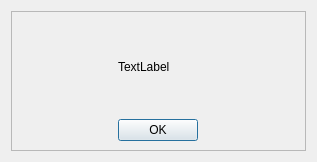
<?xml version="1.0" encoding="UTF-8"?>
<ui version="4.0">
 <class>StartDiag</class>
 <widget class="QDialog" name="StartDiag">
  <property name="geometry">
   <rect>
    <x>0</x>
    <y>0</y>
    <width>317</width>
    <height>162</height>
   </rect>
  </property>
  <property name="windowTitle">
   <string>Start</string>
  </property>
  <layout class="QGridLayout" name="gridLayout">
   <item row="0" column="0">
    <widget class="QFrame" name="frame">
     <property name="frameShape">
      <enum>QFrame::StyledPanel</enum>
     </property>
     <property name="frameShadow">
      <enum>QFrame::Raised</enum>
     </property>
     <layout class="QGridLayout" name="gridLayout_3">
      <item row="0" column="0">
       <layout class="QVBoxLayout" name="verticalLayout">
        <item>
         <widget class="QLabel" name="error_msg">
          <property name="text">
           <string>TextLabel</string>
          </property>
         </widget>
        </item>
       </layout>
      </item>
      <item row="1" column="0">
       <layout class="QHBoxLayout" name="horizontalLayout">
        <item>
         <widget class="QPushButton" name="btn">
          <property name="sizePolicy">
           <sizepolicy hsizetype="Fixed" vsizetype="Fixed">
            <horstretch>0</horstretch>
            <verstretch>0</verstretch>
           </sizepolicy>
          </property>
          <property name="text">
           <string>OK</string>
          </property>
         </widget>
        </item>
       </layout>
      </item>
     </layout>
    </widget>
   </item>
  </layout>
 </widget>
 <resources/>
 <connections/>
</ui>
